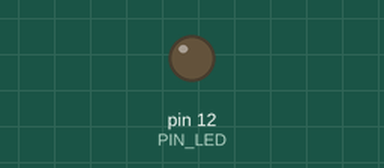
Recording of a program running on a simulated Raspberry Pi (header pin numbers). Shown: output pins drawn as LEDs (lit = HIGH).

Above: at 0.05 s.
At 1.85 s:
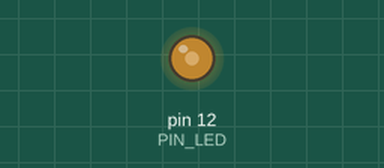
At 3.7 s:
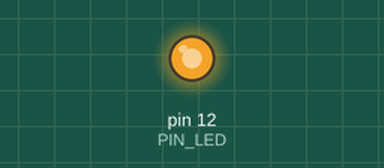
At 7.4 s:
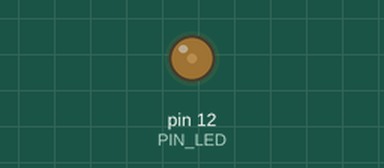
Timing chart, 0 to 10.4 s (numbered marks = the images above):
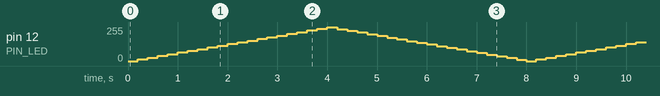

The program:

rpi_led_pwm.py
```python
import RPi.GPIO as GPIO
import time

GPIO.setmode(GPIO.BOARD)

PIN_LED = 12

GPIO.setup(PIN_LED, GPIO.OUT)

p = GPIO.PWM(PIN_LED, 50)

p.start(0)
try:
    while True:
        for dc in range(0, 99, 5):
            p.ChangeDutyCycle(dc)
            time.sleep(0.2)
        for dc in range(99, 0, -5):
            p.ChangeDutyCycle(dc)
            time.sleep(0.2)
except KeyboardInterrupt:
    p.stop()
finally:
    GPIO.cleanup()
```
